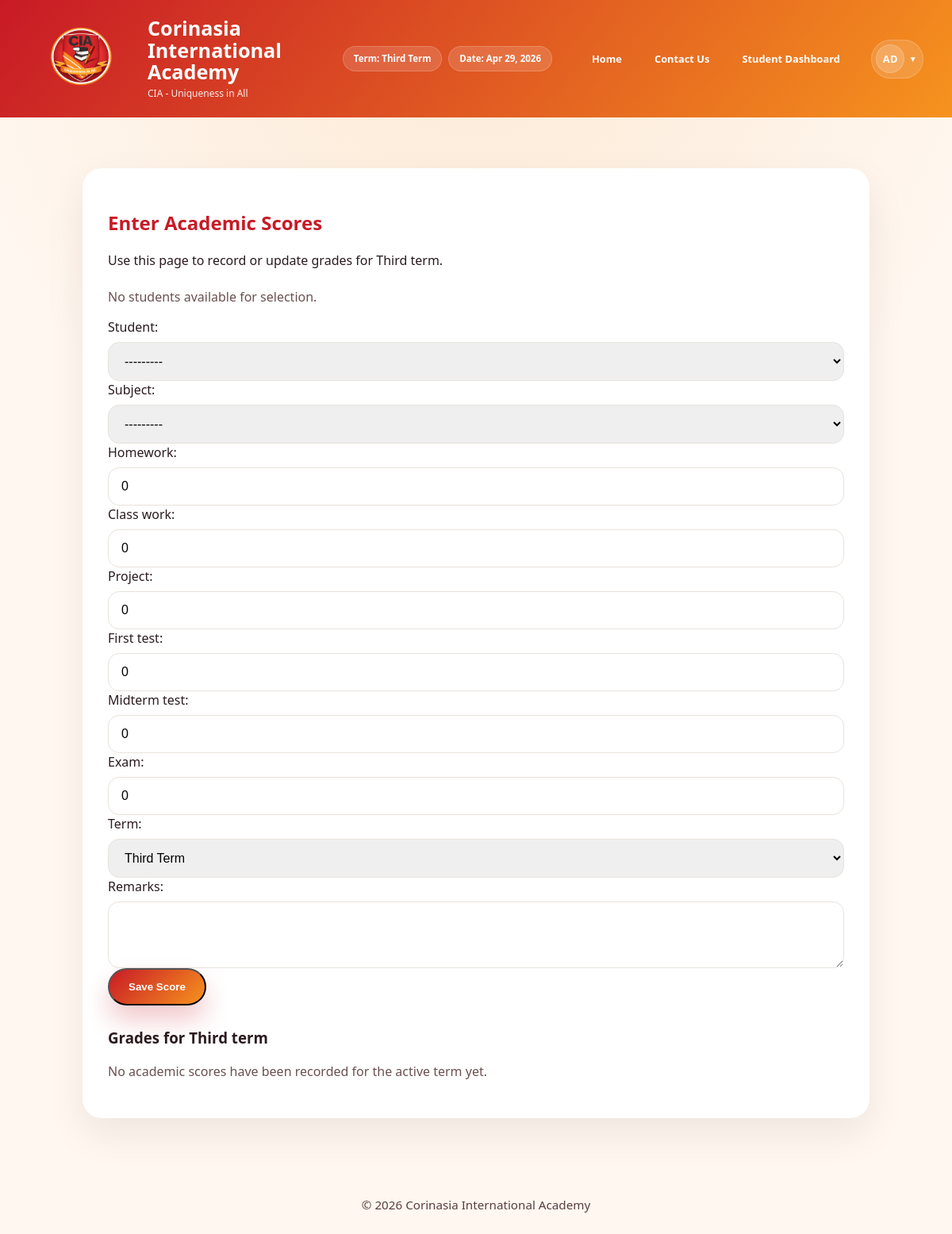
Before: /teacher/enter-scores/ (signed in) with the older database file.
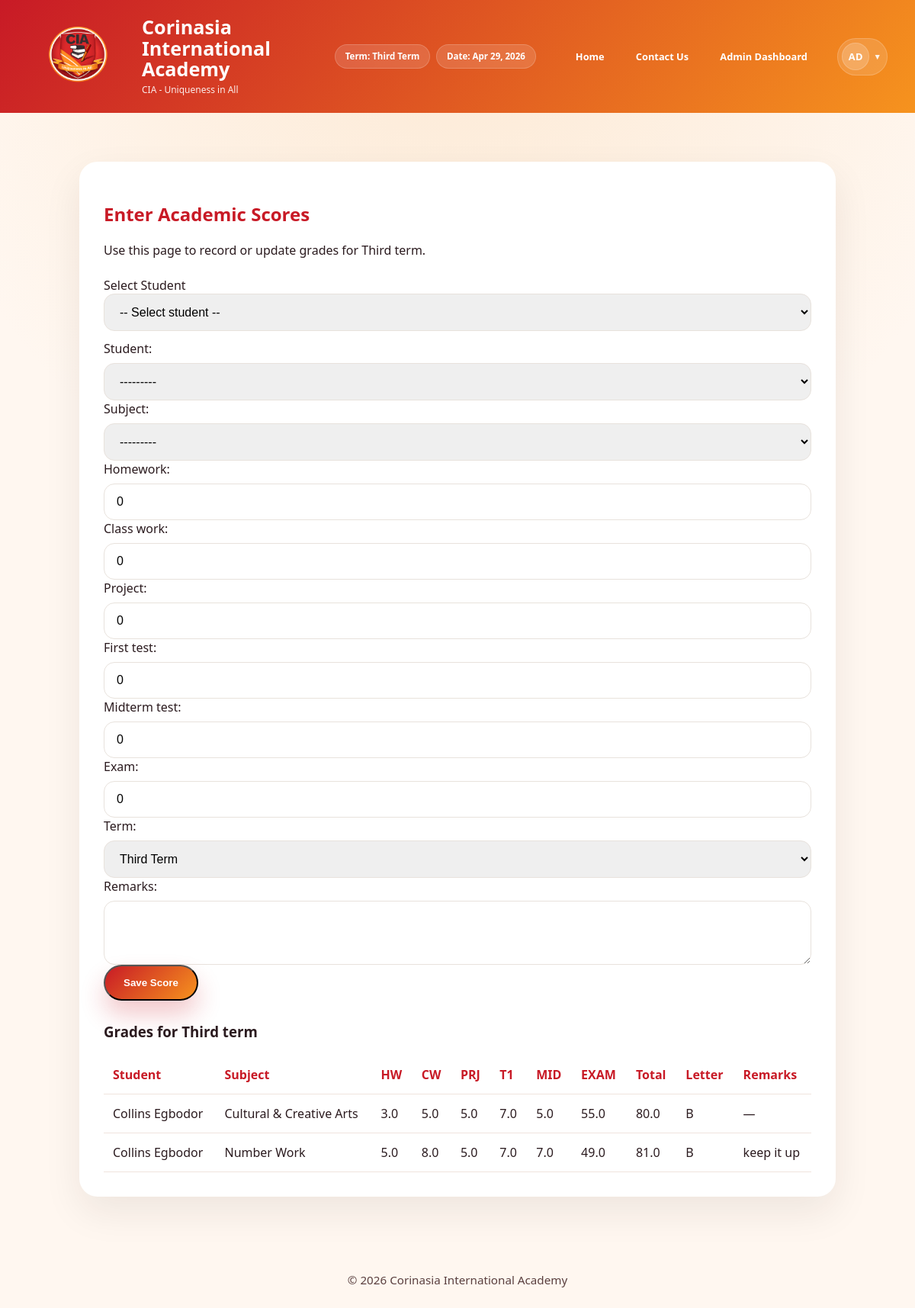
After: the same page with the newer database file.
### grades/models.py (models this page shows, shortened)
class TermSetting(models.Model):
    current_term = models.CharField(
        max_length=20,
        choices=TERM_CHOICES,
        default='first_term',
        help_text='Set the currently active academic term for the portal'
    )
    updated_at = models.DateTimeField(auto_now=True)
    class Meta:
        verbose_name = 'Term Setting'
        verbose_name_plural = 'Term Settings'
    @classmethod
    def get_current_term(cls):
        term_setting = cls.objects.order_by('-updated_at').first()
        return term_setting.current_term if term_setting else 'first_term'

class Student(models.Model):
    student_id = models.CharField(max_length=20, unique=True, db_index=True, help_text="Unique student ID")
    first_name = models.CharField(max_length=100)
    last_name = models.CharField(max_length=100)
    class_name = models.CharField(max_length=50, blank=True, null=True, help_text="Student's class (e.g., JSS1A, SS2B)")
    nationality = models.CharField(max_length=50, default='Nigeria')
    state_of_origin = models.CharField(max_length=50, blank=True, null=True)
    club_and_society = models.CharField(max_length=100, blank=True, null=True)
    sport_house = models.CharField(max_length=50, blank=True, null=True)
    date_of_birth = models.DateField(blank=True, null=True)
    enrollment_date = models.DateField(default=datetime.today)
    subjects = models.ManyToManyField('Subject', blank=True, related_name='students', help_text='Subjects the student is enrolled in for the current term')
    class Meta:
        ordering = ['last_name', 'first_name']
        verbose_name = "Student"
        verbose_name_plural = "Students"
        indexes = [
            models.Index(fields=['last_name', 'first_name']),
            models.Index(fields=['class_name']),
        ]
    def __str__(self):
        return f"{self.first_name} {self.last_name} ({self.student_id})"

class Grade(models.Model):
    GRADE_CHOICES = [
        ('A', 'A (90-100)'),
        ('B', 'B (80-89)'),
        ('C', 'C (70-79)'),
        ('D', 'D (60-69)'),
        ('E', 'E (50-59)'),
        ('F', 'F (Below 50)'),
    ]
    student = models.ForeignKey(Student, on_delete=models.CASCADE, related_name='grades')
    subject = models.ForeignKey(Subject, on_delete=models.CASCADE, related_name='grades')
    homework = models.FloatField(
        validators=[MinValueValidator(0), MaxValueValidator(5)],
        default=0,
        help_text="Home work (max 5)"
    )
    class_work = models.FloatField(
        validators=[MinValueValidator(0), MaxValueValidator(10)],
        default=0,
        help_text="Class work (max 10)"
    )
    project = models.FloatField(
        validators=[MinValueValidator(0), MaxValueValidator(5)],
        default=0,
        help_text="Project (max 5)"
    )
    first_test = models.FloatField(
        validators=[MinValueValidator(0), MaxValueValidator(10)],
        default=0,
        help_text="1st test (max 10)"
    )
    midterm_test = models.FloatField(
        validators=[MinValueValidator(0), MaxValueValidator(10)],
        default=0,
        help_text="Mid-term test (max 10)"
    )
    exam = models.FloatField(
        validators=[MinValueValidator(0), MaxValueValidator(60)],
        default=0,
        help_text="Exams (max 60)"
    )
    marks = models.FloatField(
        validators=[MinValueValidator(0), MaxValueValidator(100)],
        default=0,
        help_text="Total marks out of 100",
        editable=False,
    )
    letter_grade = models.CharField(max_length=2, choices=GRADE_CHOICES)
    term = models.CharField(
        max_length=20,
        choices=TERM_CHOICES,
        default='first_term',
        help_text="Academic term for the grade"
    )
    date_recorded = models.DateTimeField(auto_now_add=True)
    last_updated = models.DateTimeField(auto_now=True)
    remarks = models.TextField(blank=True, null=True)
    class Meta:
        ordering = ['-term', 'student', 'subject']
        verbose_name = "Grade"
        verbose_name_plural = "Grades"
        unique_together = ['student', 'subject', 'term']
        indexes = [
            models.Index(fields=['student', 'term']),
            models.Index(fields=['subject', 'term']),
            models.Index(fields=['letter_grade']),
        ]

class Subject(models.Model):
    code = models.CharField(max_length=20, unique=True, db_index=True)
    name = models.CharField(max_length=200)
    description = models.TextField(blank=True)
    credit_hours = models.IntegerField(default=3)
    class Meta:
        ordering = ['code']
        verbose_name = "Subject"
        verbose_name_plural = "Subjects"
    def __str__(self):
        return f"{self.code} - {self.name}"

### grades/views.py (the view, shortened to what this page needs)
# urls.py: path('teacher/enter-scores/', views.enter_academic_scores, name='enter_academic_scores'),
@login_required
@teacher_or_admin_required
def enter_academic_scores(request):
    current_term = TermSetting.get_current_term()
    profile = getattr(request.user, 'profile', None)
    if profile and profile.role == Profile.ROLE_ADMIN:
        students_for_select = Student.objects.all().order_by('last_name')
    elif profile and profile.role == Profile.ROLE_CLASS_TEACHER and profile.assigned_class:
        students_for_select = Student.objects.filter(class_name=profile.assigned_class).order_by('last_name')
    elif profile and profile.role == Profile.ROLE_SUBJECT_TEACHER:
        students_for_select = Student.objects.filter(subjects__in=profile.assigned_subjects.all()).distinct().order_by('last_name')
    else:
        students_for_select = Student.objects.none()
    selected_student = None
    sel_student_pk = request.GET.get('student')
    if sel_student_pk:
        try:
            selected_student = students_for_select.get(pk=sel_student_pk)
        except Exception:
            selected_student = None
    if request.method == 'POST':
        form = GradeEntryForm(request.POST)
        if profile and profile.role == Profile.ROLE_CLASS_TEACHER and profile.assigned_class:
            form.fields['student'].queryset = Student.objects.filter(class_name=profile.assigned_class)
        if profile and profile.role == Profile.ROLE_SUBJECT_TEACHER:
            form.fields['subject'].queryset = profile.assigned_subjects.all()
        if selected_student:
            form.fields['student'].queryset = Student.objects.filter(pk=selected_student.pk)
        if form.is_valid():
            data = form.cleaned_data
            grade, created = Grade.objects.update_or_create(
                student=data['student'],
                subject=data['subject'],
                term=data['term'],
                defaults={
                    'homework': data.get('homework', 0),
                    'class_work': data.get('class_work', 0),
                    'project': data.get('project', 0),
                    'first_test': data.get('first_test', 0),
                    'midterm_test': data.get('midterm_test', 0),
                    'exam': data.get('exam', 0),
                    'remarks': data.get('remarks', ''),
                }
            )
            try:
                Activity.objects.create(
                    actor=request.user,
                    action_type=Activity.ACTION_GRADE_CREATED if created else Activity.ACTION_GRADE_UPDATED,
                    target_student=grade.student,
                    target_subject=grade.subject,
                    description=f"{request.user.get_full_name() or request.user.username} {'created' if created else 'updated'} grade for {grade.student} in {grade.subject}: {grade.marks} ({grade.letter_grade})",
                )
            except Exception:
                pass
            messages.success(request, 'Academic score saved successfully.')
            if selected_student:
                return redirect(f"{request.path}?student={selected_student.pk}")
            return redirect('enter_academic_scores')
    else:
        form = GradeEntryForm(initial={'term': current_term})
        if profile and profile.role == Profile.ROLE_CLASS_TEACHER and profile.assigned_class:
            form.fields['student'].queryset = Student.objects.filter(class_name=profile.assigned_class)
        if profile and profile.role == Profile.ROLE_SUBJECT_TEACHER:
            form.fields['subject'].queryset = profile.assigned_subjects.all()
    if selected_student:
        grades = Grade.objects.filter(term=current_term, student=selected_student).select_related('student', 'subject').order_by('subject__name')
    else:
        grades = Grade.objects.filter(term=current_term).select_related('student', 'subject').order_by('student__last_name', 'subject__name')
        if profile and profile.role == Profile.ROLE_CLASS_TEACHER and profile.assigned_class:
            grades = grades.filter(student__class_name=profile.assigned_class)
        if profile and profile.role == Profile.ROLE_SUBJECT_TEACHER:
            grades = grades.filter(subject__in=profile.assigned_subjects.all())
    return render(request, 'grades/enter_academic_scores.html', {
        'form': form,
        'grades': grades,
        'current_term': current_term,
        'students': students_for_select,
        'selected_student': selected_student,
    })

### grades/templates/grades/enter_academic_scores.html (shortened to what this page needs)
{% extends 'grades/base.html' %}
{% load custom_filters %}
{% block content %}
<div class="page-shell">
    <div class="dashboard-card">
        <h2>Enter Academic Scores</h2>
        <p>Use this page to record or update grades for {{ current_term|capfirst|replace:"_ " }}.</p>
        <div class="teacher-form-card">
            <div style="margin-bottom:12px">
                {% if students %}
                    <form method="get" class="student-select-form">
                        <label for="student-select">Select Student</label>
                        <select id="student-select" name="student" onchange="this.form.submit()">
                            <option value="">-- Select student --</option>
                        </select>
                    </form>
                {% else %}
                    <p class="empty-state">No students available for selection.</p>
                {% endif %}
            </div>
            <form method="post" novalidate>
                {% if not selected_student %}
                <div class="field-row">
                    {{ form.student.label_tag }}
                    {{ form.student }}
                </div>
                {% endif %}
                <div class="field-row">
                    {{ form.subject.label_tag }}
                    {{ form.subject }}
                </div>
                <div class="field-row">
                    {{ form.homework.label_tag }}
                    {{ form.homework }}
                </div>
                <div class="field-row">
                    {{ form.class_work.label_tag }}
                    {{ form.class_work }}
                </div>
                <div class="field-row">
                    {{ form.project.label_tag }}
                    {{ form.project }}
                </div>
                <div class="field-row">
                    {{ form.first_test.label_tag }}
                    {{ form.first_test }}
                </div>
                <div class="field-row">
                    {{ form.midterm_test.label_tag }}
                    {{ form.midterm_test }}
                </div>
                <div class="field-row">
                    {{ form.exam.label_tag }}
                    {{ form.exam }}
                </div>
                <div class="field-row">
                    {{ form.term.label_tag }}
                    {{ form.term }}
                </div>
                <div class="field-row">
                    {{ form.remarks.label_tag }}
                    {{ form.remarks }}
                </div>
                <button type="submit" class="button button-primary">Save Score</button>
            </form>
        </div>
                <div class="grades-table" style="margin-top: 28px;">
            <h3>Grades for {{ current_term|capfirst|replace:"_ " }}</h3>
            {% if grades %}
                <table>
                            <thead>
                                <tr>
                                    <th>Student</th>
                                    <th>Subject</th>
                                    <th>HW</th>
                                    <th>CW</th>
                                    <th>PRJ</th>
                                    <th>T1</th>
                                    <th>MID</th>
                                    <th>EXAM</th>
                                    <th>Total</th>
                                    <th>Letter</th>
                                    <th>Remarks</th>
                                </tr>
                            </thead>
                            <tbody>
                                {% for grade in grades %}
                                    <tr>
                                        <td>{{ grade.student.first_name }} {{ grade.student.last_name }}</td>
                                        <td>{{ grade.subject.name }}</td>
                                        <td>{{ grade.homework }}</td>
                                        <td>{{ grade.class_work }}</td>
                                        <td>{{ grade.project }}</td>
                                        <td>{{ grade.first_test }}</td>
                                        <td>{{ grade.midterm_test }}</td>
                                        <td>{{ grade.exam }}</td>
                                        <td>{{ grade.marks }}</td>
                                        <td>{{ grade.letter_grade }}</td>
                                        <td>{{ grade.remarks|default:'—' }}</td>
                                    </tr>
                                {% endfor %}
                            </tbody>
                </table>
            {% else %}
                <p class="empty-state">No academic scores have been recorded for the active term yet.</p>
            {% endif %}
        </div>
    </div>
</div>
{% endblock %}

Changed rows visible on the page:
added Grade: student.first_name "Collins", student.last_name "Egbodor", subject.name "Cultural & Creative Arts", homework "3.0", class_work "5.0", project "5.0", first_test "7.0", midterm_test "5.0", exam "55.0", marks "80.0", letter_grade "B", remarks "—"
added Grade: student.first_name "Collins", student.last_name "Egbodor", subject.name "Number Work", homework "5.0", class_work "8.0", project "5.0", first_test "7.0", midterm_test "7.0", exam "49.0", marks "81.0", letter_grade "B", remarks "keep it up"
Other visible differences:
form field student: (not shown) → "-- Select student --"
text no longer shown: "Student Dashboard No students available for selection. No academic scores have been recorded for the active term yet."
text now shown: "Admin Dashboard Select Student Student Subject HW CW PRJ T1 MID EXAM Total Letter Remarks"
